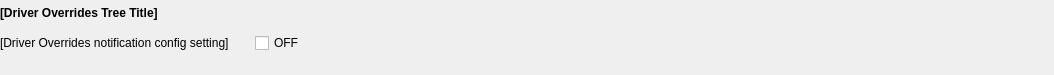
<?xml version="1.0" encoding="UTF-8"?>
<ui version="4.0">
 <class>DriverOverridesNotificationConfigWidget</class>
 <widget class="QWidget" name="DriverOverridesNotificationConfigWidget">
  <property name="geometry">
   <rect>
    <x>0</x>
    <y>0</y>
    <width>1054</width>
    <height>75</height>
   </rect>
  </property>
  <property name="sizePolicy">
   <sizepolicy hsizetype="Preferred" vsizetype="Fixed">
    <horstretch>0</horstretch>
    <verstretch>0</verstretch>
   </sizepolicy>
  </property>
  <property name="windowTitle">
   <string>Form</string>
  </property>
  <layout class="QVBoxLayout" name="driver_override_layout_" stretch="0,0,0">
   <property name="spacing">
    <number>6</number>
   </property>
   <property name="leftMargin">
    <number>0</number>
   </property>
   <property name="topMargin">
    <number>0</number>
   </property>
   <property name="rightMargin">
    <number>0</number>
   </property>
   <property name="bottomMargin">
    <number>0</number>
   </property>
   <item>
    <widget class="ScaledLabel" name="driver_overrides_settings_title_label_">
     <property name="font">
      <font>
       <bold>true</bold>
      </font>
     </property>
     <property name="text">
      <string>[Driver Overrides Tree Title]</string>
     </property>
    </widget>
   </item>
   <item>
    <layout class="QHBoxLayout" name="horizontal_layout_">
     <property name="spacing">
      <number>6</number>
     </property>
     <property name="topMargin">
      <number>0</number>
     </property>
     <item>
      <widget class="ScaledLabel" name="driver_overrides_notification_check_box_label_">
       <property name="sizePolicy">
        <sizepolicy hsizetype="Minimum" vsizetype="Preferred">
         <horstretch>0</horstretch>
         <verstretch>0</verstretch>
        </sizepolicy>
       </property>
       <property name="text">
        <string>[Driver Overrides notification config setting]</string>
       </property>
       <property name="indent">
        <number>0</number>
       </property>
      </widget>
     </item>
     <item>
      <spacer name="left_horizontal_spacer_">
       <property name="orientation">
        <enum>Qt::Orientation::Horizontal</enum>
       </property>
       <property name="sizeType">
        <enum>QSizePolicy::Policy::Fixed</enum>
       </property>
       <property name="sizeHint" stdset="0">
        <size>
         <width>20</width>
         <height>0</height>
        </size>
       </property>
      </spacer>
     </item>
     <item>
      <widget class="CheckBoxWidget" name="driver_overrides_notification_check_box_">
       <property name="sizePolicy">
        <sizepolicy hsizetype="Minimum" vsizetype="Preferred">
         <horstretch>0</horstretch>
         <verstretch>0</verstretch>
        </sizepolicy>
       </property>
       <property name="text">
        <string>OFF</string>
       </property>
      </widget>
     </item>
     <item>
      <spacer name="right_horizontal_spacer_">
       <property name="orientation">
        <enum>Qt::Orientation::Horizontal</enum>
       </property>
       <property name="sizeHint" stdset="0">
        <size>
         <width>20</width>
         <height>0</height>
        </size>
       </property>
      </spacer>
     </item>
    </layout>
   </item>
   <item>
    <spacer name="vertical_spacer_">
     <property name="orientation">
      <enum>Qt::Orientation::Vertical</enum>
     </property>
     <property name="sizeType">
      <enum>QSizePolicy::Policy::Fixed</enum>
     </property>
     <property name="sizeHint" stdset="0">
      <size>
       <width>20</width>
       <height>20</height>
      </size>
     </property>
    </spacer>
   </item>
  </layout>
 </widget>
 <customwidgets>
  <customwidget>
   <class>ScaledLabel</class>
   <extends>QLabel</extends>
   <header>qt_common/custom_widgets/scaled_label.h</header>
   <container>1</container>
  </customwidget>
  <customwidget>
   <class>CheckBoxWidget</class>
   <extends>QCheckBox</extends>
   <header>qt_common/custom_widgets/check_box_widget.h</header>
  </customwidget>
 </customwidgets>
 <resources>
  <include location="../../frontend/resources.qrc"/>
 </resources>
 <connections/>
</ui>
